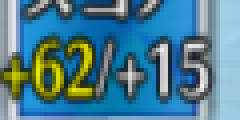
#> input picture docs/reference-images/support-score-d2/scores/d2-1920x1080-01-row-1.png, 60 x 30 px (shown 4 times larger); its folder holds only this picture in this run
$ python build_score_d2_templates.py ../../docs/reference-images/support-score-d2/scores/d2-1920x1080-01-row-1.png
#> lines starting #> are read from the running program, lines starting #| are printed output that depends on the picture; after the words box and inside, x2 and y2 are one past the last pixel; in counts of white or black regions, pixels touching at a corner belong together
"""Generate JP maximum-score templates using only support-score-d2 training frames.

Development aid. The authoritative check is tools/device-qa/run.py.
Requires OpenCV and NumPy. Run with --generate; does not open the audit holdout.
9 is rendered by rotating a measured 6; both target and near-miss pairs combine measured glyphs.
The resource keeps resolution-specific variants; the 720p reader compares all of them.
"""
from pathlib import Path
import cv2,numpy as np,json
r=Path(__file__).resolve().parents[2]
root=r/'docs/reference-images/support-score-d2'
def filled(gray):
 a=cv2.resize(gray,None,fx=4,fy=4,interpolation=cv2.INTER_LINEAR)
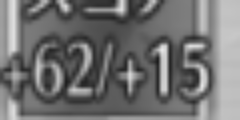
#> a: shape (120, 240); min 28, max 230, mean 112.6
 mean=cv2.blur(a.astype(np.float32),(21,21))
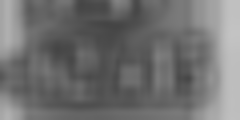
#> mean: shape (120, 240) float32; min 68.97, max 195.3, mean 112.5
 return np.where((a>110)&(a>mean+5),255,0).astype(np.uint8)
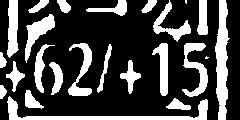
#> returned value: shape (120, 240); 27.7% white; 24 white regions (2 under 20 px), largest, box (x1, y1, x2, y2) and area: (215, 0, 230, 120) 1126, (7, 96, 208, 120) 1069, (182, 43, 208, 97) 595
def segments(gray):
 ink=filled(gray)
 n,lab,stats,cent=cv2.connectedComponentsWithStats(ink)
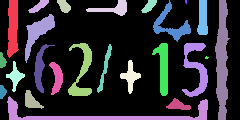
#> lab: shape (120, 240) int32; 25 distinct labels, from 0 to 24; one colour per label, 0 black
#> n = 25; stats = 25 rows, first 6: [0, 0, 240, 120, 20811], [7, 0, 12, 58, 517], [28, 0, 21, 13, 128], [57, 0, 14, 13, 122], [86, 0, 41, 16, 269], [141, 0, 16, 13, 115]; cent = 25 pairs, first value 2.12 to 221.7, second value 1.29 to 114.6
 # Filled title fragments sit above the baseline; keep number-sized ink only.
 boxes=[(x,y,w,h) for x,y,w,h,area in stats[1:] if h>=20 and y>=ink.shape[0]*.2 and y+h<=ink.shape[0]*.92 and h<=ink.shape[0]*.7]
#> boxes = [(68, 43, 24, 53), (152, 43, 16, 53), (182, 43, 26, 54), (34, 44, 21, 49), (97, 44, 15, 49), (6, 61, 19, 31), (120, 60, 21, 34), (49, 62, 14, 33)]
 if not boxes:return ink,[]
 bottoms=sorted(y+h for x,y,w,h in boxes if h>=ink.shape[0]/3)
#> bottoms = [93, 93, 96, 96, 97]
 if not bottoms:return ink,[]
 bottom=bottoms[len(bottoms)//2]
#> bottom = 96
 boxes=[b for b in boxes if -12<=b[1]+b[3]-bottom<=8]
 # Segment by occupied columns, retaining vertical bounds of each run.
 clean=np.zeros_like(ink)
 for x,y,w,h in boxes:clean[y:y+h,x:x+w]=ink[y:y+h,x:x+w]
#> this loop made 8 passes
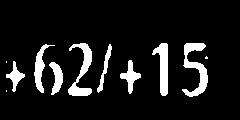
#> clean: shape (120, 240); 9.9% white; 11 white regions (3 under 20 px), largest, box (x1, y1, x2, y2) and area: (182, 43, 208, 97) 595, (68, 43, 92, 96) 518, (152, 43, 168, 96) 461
 runs=[]; start=None
 for x in range(clean.shape[1]+1):
  on=x<clean.shape[1] and np.any(clean[:,x])
  if on and start is None:start=x
  if not on and start is not None:
   ys=np.where(clean[:,start:x])[0]; runs.append((start,int(ys.min()),x-start,int(ys.max()-ys.min()+1)));start=None
#> this loop made 241 passes
#> on on passes 1 to 12: False, False, False, False, False, False, True, True, True, True, True, True
#> after the loop, runs = [(6, 61, 19, 31), (34, 44, 29, 51), (68, 43, 24, 53), (97, 44, 15, 49), (120, 60, 21, 34), (152, 43, 16, 53), (182, 43, 26, 54)]; ys = 602 values from 43 to 96
 return clean,runs
# [25 lines left out: function fields, not called in this run]
def norm(g):return cv2.resize(g,(16,32),interpolation=cv2.INTER_AREA).astype(np.float64).flatten()/255
def sim(a,b):
 a=a-a.mean();b=b-b.mean()
 return float(np.dot(a,b)/max(1e-12,np.linalg.norm(a)*np.linalg.norm(b))) # ink correlation; background agreement is not evidence
# [60 lines left out: functions train, templates, generate, not called in this run]
if __name__=='__main__':
 import sys
 if '--generate' in sys.argv:generate();raise SystemExit()
 fs=sorted((root/'scores').glob('*.png')); out=np.zeros((len(fs)*130,500),np.uint8)
 for i,f in enumerate(fs):
  gray=cv2.imread(str(f),0);ink,boxes=segments(gray);print(f.stem,boxes)
#> after `ink, boxes = segments(gray)`: boxes has the same summary as runs in segments
  out[i*130:i*130+120,:240]=ink
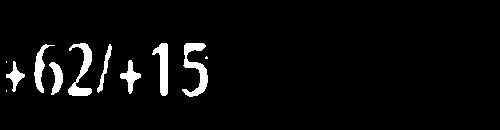
#> out: shape (130, 500); 4.4% white; 11 white regions (3 under 20 px), largest, box (x1, y1, x2, y2) and area: (182, 43, 208, 97) 595, (68, 43, 92, 96) 518, (152, 43, 168, 96) 461
  cv2.putText(out,f.stem[3:],(245,i*130+20),cv2.FONT_HERSHEY_SIMPLEX,.28,255,1)
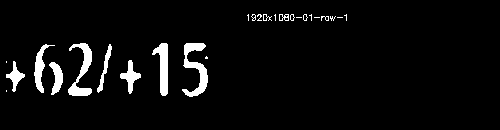
#> out: shape (130, 500); 4.7% white; 26 white regions (15 under 20 px), largest, box (x1, y1, x2, y2) and area: (182, 43, 208, 97) 595, (68, 43, 92, 96) 518, (152, 43, 168, 96) 461
 cv2.imwrite(str(r/'build/orchestration/d2-ink.png'),out)

$ run again, on docs/reference-images/support-score-d2/scores/d2-1920x1080-03-row-1.png
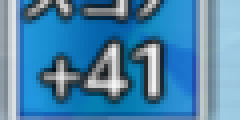
#> input picture docs/reference-images/support-score-d2/scores/d2-1920x1080-03-row-1.png, 60 x 30 px (shown 4 times larger)
#> lab: shape (120, 240) int32; 21 distinct labels, from 0 to 20
#> n = 21; stats = 21 rows, first 6: [0, 0, 240, 120, 21273], [8, 0, 11, 120, 1038], [25, 0, 2, 2, 4], [29, 0, 21, 15, 140], [57, 0, 14, 15, 126], [86, 0, 41, 17, 307]; cent = 21 rows, first 8: [119.1, 58.93], [12.48, 57.91], [25.5, 0.5], [38.74, 6.58], [63.5, 6.35], [111.8, 9.31], [149.1, 6.39], [164.3, 22.56]
#> in segments, `boxes=[(x,y,w,h) for x,y,w,h,area in stats[1:] if h>=20 and y>=ink.sha..`: boxes = [(86, 44, 41, 53), (136, 44, 23, 53), (27, 46, 28, 64), (44, 60, 34, 36)]
#> bottoms = [97, 97, 110]
#> bottom = 97
#> in segments, `boxes=[b for b in boxes if -12<=b[1]+b[3]-bottom<=8]`: boxes = [(86, 44, 41, 53), (136, 44, 23, 53), (44, 60, 34, 36)]
#> the loop in segments, `for x,y,w,h in boxes:clean[y:y+h,x:x+w]=ink[y:y+h,x:x+w]` made 3 passes
#> after the loop in segments, `for x,y,w,h in boxes:clean[y:y+h,x:x+w]=ink[y:y+h,x:x+w]`:
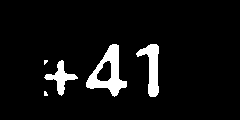
#> clean: shape (120, 240); 6.6% white; 5 white regions (2 under 20 px), largest, box (x1, y1, x2, y2) and area: (86, 44, 127, 97) 885, (136, 44, 159, 97) 583, (44, 60, 78, 96) 389
#> the loop in segments, `for x in range(clean.shape[1]+1):` made 241 passes
#> on on passes 1 to 8: False, False, False, False, False, False, False, False
#> after the loop in segments, `for x in range(clean.shape[1]+1):`: runs = [(44, 60, 34, 36), (86, 44, 41, 53), (136, 44, 23, 53)]; ys = 583 values from 44 to 96
#> `ink, boxes = segments(gray)`: boxes has the same summary as runs in segments
#> `cv2.putText(out,f.stem[3:],(245,i*130+20),cv2.FONT_HERSHEY_SIMPLEX,.28..`:
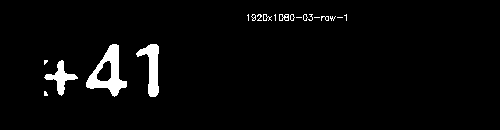
#> out: shape (130, 500); 3.3% white; 20 white regions (14 under 20 px), largest, box (x1, y1, x2, y2) and area: (86, 44, 127, 97) 885, (136, 44, 159, 97) 583, (44, 60, 78, 96) 389, (279, 14, 289, 21) 41, (263, 14, 272, 21) 27, (321, 16, 329, 21) 21

$ run again, on docs/reference-images/support-score-d2/scores/d2-2340x1080-01-row-2.png
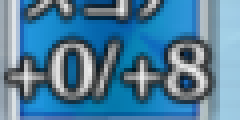
#> input picture docs/reference-images/support-score-d2/scores/d2-2340x1080-01-row-2.png, 60 x 30 px (shown 4 times larger)
#> lab: shape (120, 240) int32; 29 distinct labels, from 0 to 28
#> n = 29; stats = 29 rows, first 6: [0, 0, 240, 120, 20452], [8, 0, 12, 68, 622], [26, 0, 1, 1, 1], [29, 0, 23, 15, 146], [58, 0, 13, 15, 128], [87, 0, 41, 17, 303]; cent = 29 pairs, first value 0 to 222.8, second value 0 to 118.1
#> in segments, `boxes=[(x,y,w,h) for x,y,w,h,area in stats[1:] if h>=20 and y>=ink.sha..`: boxes = [(52, 44, 41, 54), (97, 45, 19, 50), (167, 44, 40, 54), (0, 48, 4, 50), (11, 60, 33, 36), (125, 60, 34, 36)]
#> bottoms = [95, 98, 98, 98]
#> bottom = 98
#> the loop in segments, `for x,y,w,h in boxes:clean[y:y+h,x:x+w]=ink[y:y+h,x:x+w]` made 6 passes
#> after the loop in segments, `for x,y,w,h in boxes:clean[y:y+h,x:x+w]=ink[y:y+h,x:x+w]`:
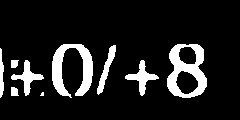
#> clean: shape (120, 240); 12.1% white; 9 white regions (1 under 20 px), largest, box (x1, y1, x2, y2) and area: (167, 44, 207, 98) 1134, (52, 44, 93, 98) 1058, (125, 60, 159, 96) 377
#> the loop in segments, `for x in range(clean.shape[1]+1):` made 241 passes
#> on on passes 1 to 8: True, True, True, True, False, False, False, False
#> after the loop in segments, `for x in range(clean.shape[1]+1):`: runs = [(0, 48, 4, 50), (11, 60, 33, 36), (52, 44, 41, 54), (97, 45, 19, 50), (125, 60, 34, 36), (167, 44, 40, 54)]; ys = 1134 values from 44 to 97
#> `ink, boxes = segments(gray)`: boxes has the same summary as runs in segments
#> `cv2.putText(out,f.stem[3:],(245,i*130+20),cv2.FONT_HERSHEY_SIMPLEX,.28..`:
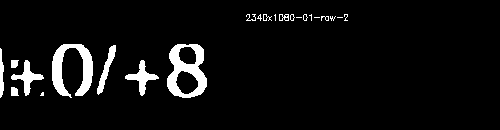
#> out: shape (130, 500); 5.7% white; 23 white regions (11 under 20 px), largest, box (x1, y1, x2, y2) and area: (167, 44, 207, 98) 1134, (52, 44, 93, 98) 1058, (125, 60, 159, 96) 377
